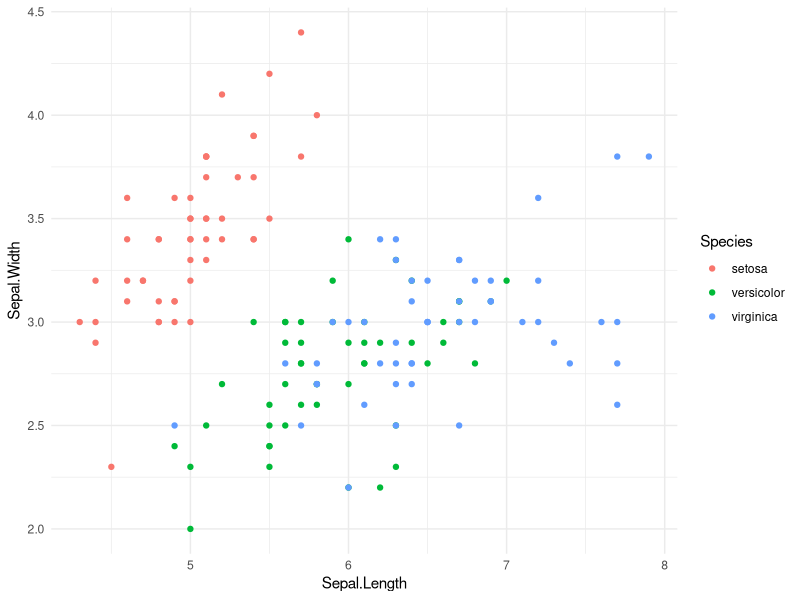
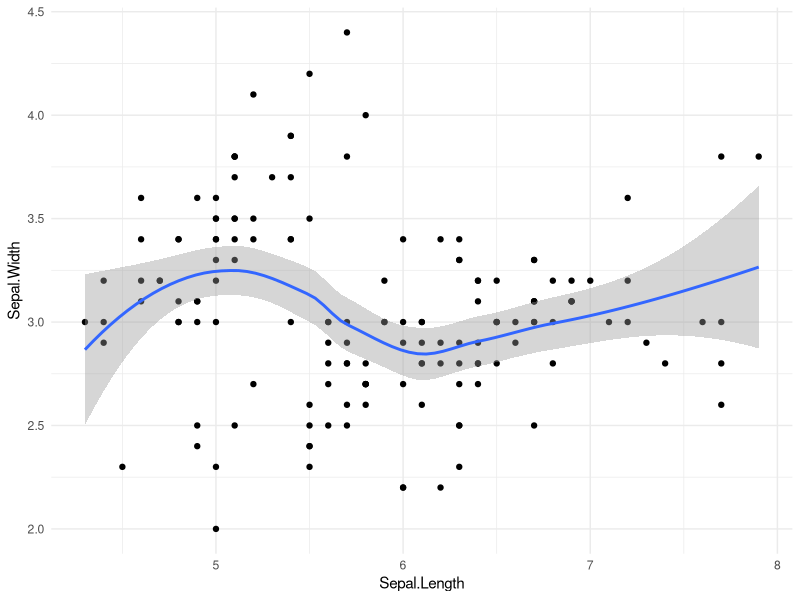
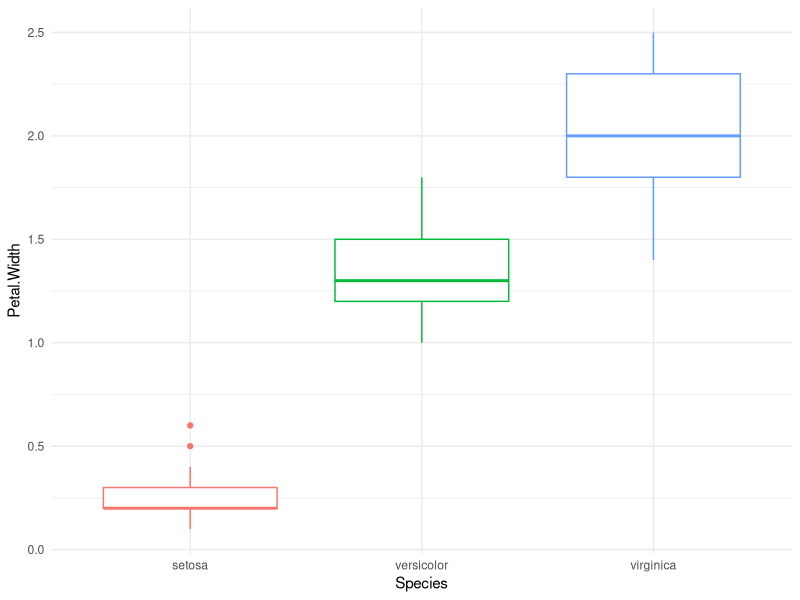
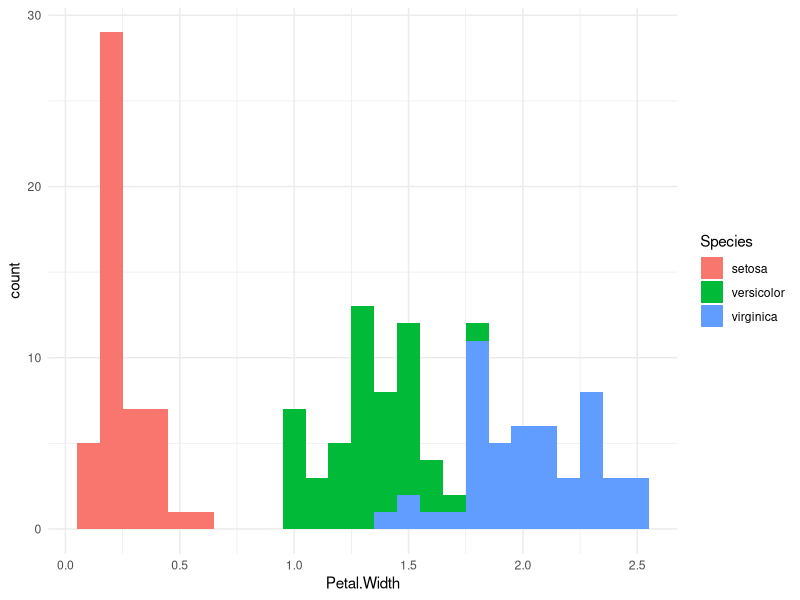

The R script that drew these images, in order:
## ---- chunk 1
knitr::opts_chunk$set(echo = TRUE)
library(ggplot2)
library(readr)
library(datasets)
## ---- chunk 2
Iris <- iris
summary(Iris)
head(Iris)
## ---- chunk 3
ggplot(data=iris,aes(x=Sepal.Length, y=Sepal.Width, color=Species)) + geom_point() + theme_minimal() 
## ---- chunk 4
ggplot(data=iris,aes(x=Sepal.Length, y=Sepal.Width)) + geom_point() + theme_minimal() + geom_smooth() 

## ---- chunk 5
#pearson_cor <- cor(iris.Sepal.Length,iris.Sepal.Width)
#print(pearson_cor)
## ---- chunk 6
options(repr.plot.width = 5, repr.plot.height = 4)

ggplot(data=iris,aes(x=Species, y=Petal.Width, color=Species)) + geom_boxplot() + theme_minimal()  + theme(legend.position="none")
## ---- chunk 7
options(repr.plot.width = 5, repr.plot.height = 4)

ggplot(data=iris,aes(x=Petal.Width,fill=Species)) + geom_histogram(binwidth=0.1) + theme_minimal() 
